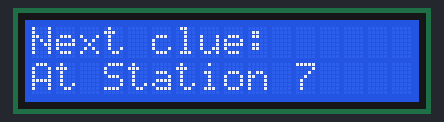
Recording of a sketch running on a simulated Arduino Uno, built with avr-gcc and run on an emulated ATmega328P. Parts: 16×2 character LCD.

Above: at 1.6 s.
At 4.7 s:
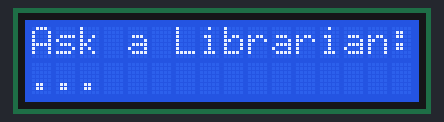
At 7.7 s:
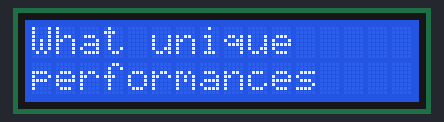
At 10.7 s:
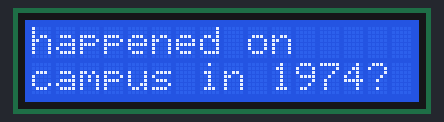

Measured:
- by itself, everything shown: repeats every 12.1 s, in 4 steps
- what the display in image 0 shows lasts 3.0 s, from 1.6 s to 4.6 s

The sketch:

PhoneLCD16x2.ino
```cpp
/* YourDuino.com Example Software Sketch
 20 character 4 line I2C Display
 Backpack Interface labelled "YwRobot Arduino LCM1602 IIC V1"
 Connect Vcc and Ground, SDA to A4, SCL to A5 on Arduino
 terry@yourduino.com */

/*-----( Import needed libraries )-----*/
#include <Wire.h>  // Comes with Arduino IDE
// Get the LCD I2C Library here:
// https://bitbucket.org/fmalpartida/new-liquidcrystal/downloads
// Move any other LCD libraries to another folder or delete them
// See Library "Docs" folder for possible commands etc.
#include <LiquidCrystal_I2C.h>

/*-----( Declare Constants )-----*/
/*-----( Declare objects )-----*/
// set the LCD address to 0x27 for a 20 chars 4 line display
// Set the pins on the I2C chip used for LCD connections:
//                    addr, en,rw,rs,d4,d5,d6,d7,bl,blpol
LiquidCrystal_I2C lcd(0x27, 2, 1, 0, 4, 5, 6, 7, 3, POSITIVE);  // Set the LCD I2C address


/*-----( Declare Variables )-----*/


void setup()   /*----( SETUP: RUNS ONCE )----*/
{
  Serial.begin(9600);  // Used to type in characters

  //lcd.begin(20,4);         // initialize the lcd for 20 chars 4 lines, turn on backlight
  lcd.begin(16,2);         // initialize the lcd for 20 chars 4 lines, turn on backlight

// ------- Quick 3 blinks of backlight  -------------
  for(int i = 0; i< 3; i++)
  {
    lcd.backlight();
    delay(250);
    lcd.noBacklight();
    delay(250);

  }
  lcd.backlight(); // finish with backlight on

//-------- Write characters on the display ------------------


}/*--(end setup )---*/


void loop()   /*----( LOOP: RUNS CONSTANTLY )----*/
{
      // NOTE: Cursor Position: Lines and Characters start at 0
      lcd.clear();
      lcd.setCursor(0,0); //Start at character 4 on line 0
      lcd.print("Next clue:");
      lcd.setCursor(0,1);
      lcd.print("At Station 7");
      delay(3000);

      lcd.clear();
      lcd.setCursor(0,0); //Start at character 4 on line 0
      lcd.print("Ask a Librarian:");
      lcd.setCursor(0,1);
      lcd.print("...");
      delay(3000);

      lcd.clear();
      lcd.setCursor(0,0); //Start at character 4 on line 0
      lcd.print("What unique");
      lcd.setCursor(0,1);
      lcd.print("performances");
      delay(3000);

      lcd.clear();
      lcd.setCursor(0,0); //Start at character 4 on line 0
      lcd.print("happened on");
      lcd.setCursor(0,1);
      lcd.print("campus in 1974?");
      delay(3000);


  /*{
    // when characters arrive over the serial port...
    if (Serial.available()) {
      // wait a bit for the entire message to arrive
      delay(100);
      // clear the screen
      lcd.clear();
      // read all the available characters
      while (Serial.available() > 0) {
        // display each character to the LCD
        lcd.write(Serial.read());
      }
    }
  }*/

}/* --(end main loop )-- */


/* ( THE END ) */
```
